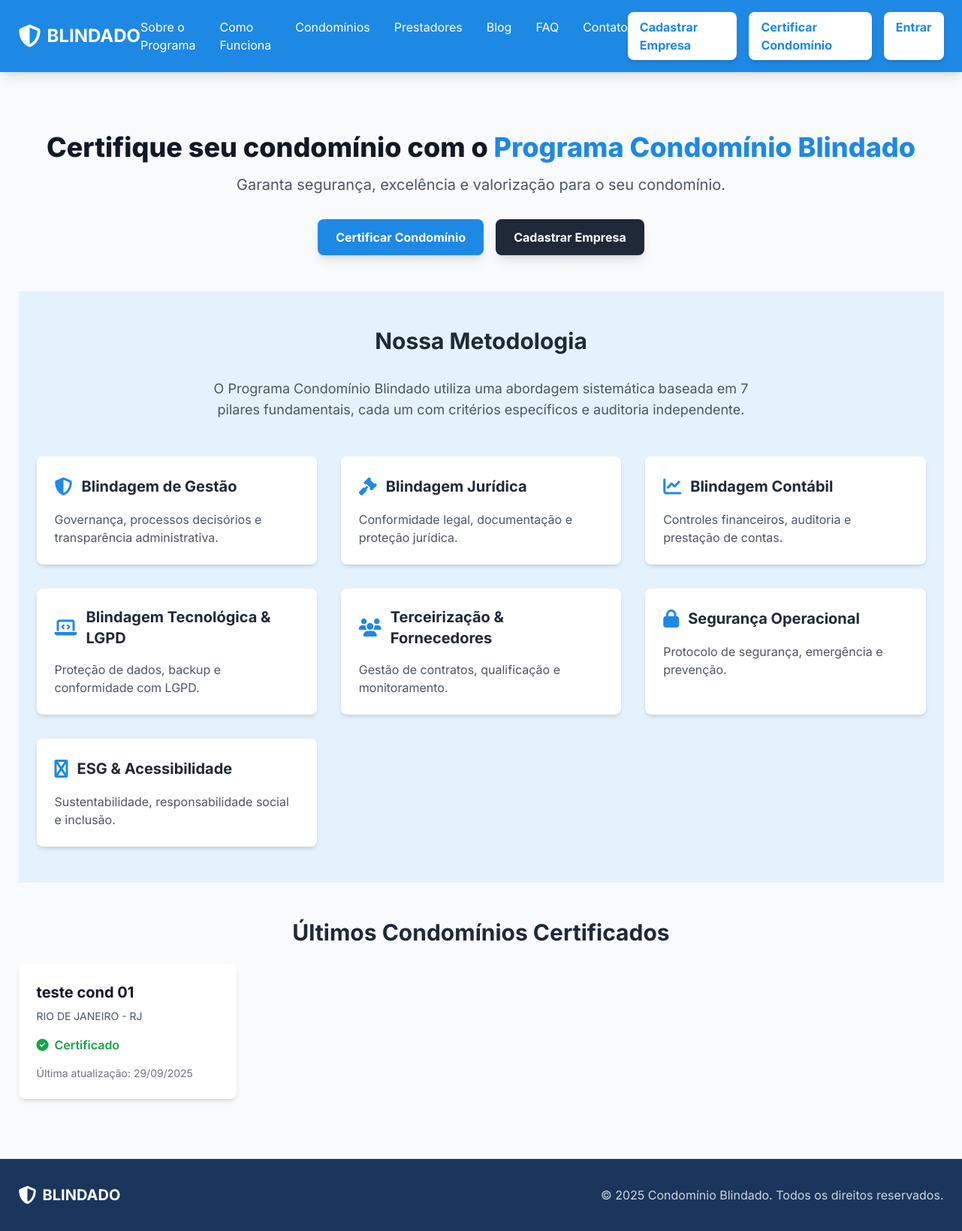
Before: / with the older database file.
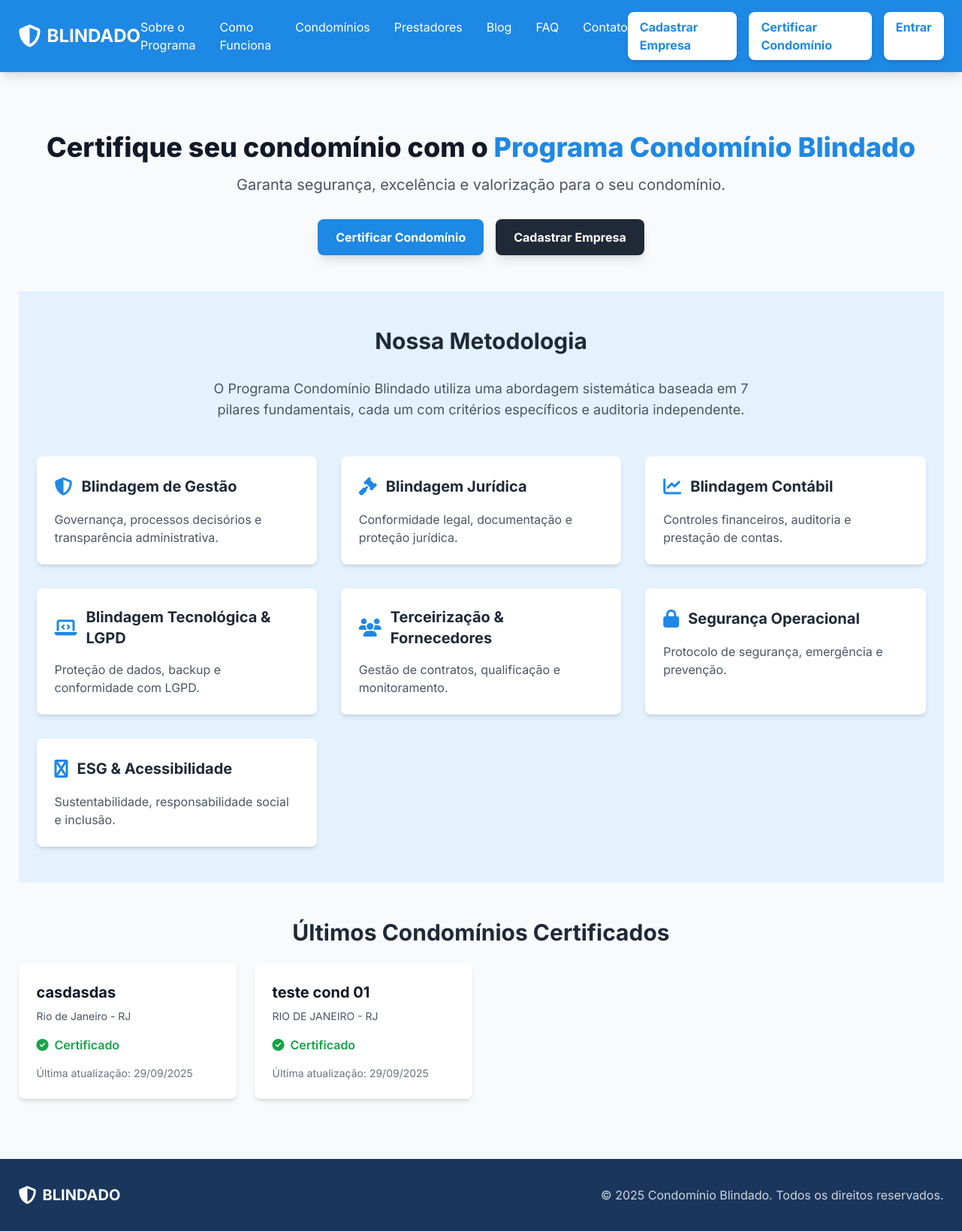
After: the same page with the newer database file.
### models.py (models this page shows, shortened)
class Condominio(db.Model):
    id = db.Column(db.Integer, primary_key=True)
    nome = db.Column(db.String(200), nullable=False)
    cnpj = db.Column(db.String(18), nullable=False)
    tipo = db.Column(db.String(50))
    unidades = db.Column(db.Integer)
    cep = db.Column(db.String(9))
    endereco = db.Column(db.String(200))
    cidade = db.Column(db.String(100))
    estado = db.Column(db.String(2))
    contato_nome = db.Column(db.String(100))
    email = db.Column(db.String(100))
    telefone = db.Column(db.String(20))
    whatsapp = db.Column(db.String(20))
    nivel = db.Column(db.String(50))
    objetivo = db.Column(db.Text)
    observacoes = db.Column(db.Text)
    progress = db.Column(db.Integer, default=0)
    pdf_filename = db.Column(db.String(300))
    status = db.Column(db.String(20), default="pendente")
    email_verified = db.Column(db.Boolean, default=False)
    created_at = db.Column(db.DateTime, default=datetime.utcnow)
    password_hash = db.Column(db.String(128), nullable=True)
    needs_password_change = db.Column(db.Boolean, default=False)

### app.py (the view)
@app.route("/")
def index():
    try:
        condominios = Condominio.query.filter_by(status="aprovado").order_by(Condominio.created_at.desc()).limit(8).all()
    except Exception as e:
        print(f"Erro ao carregar condomínios: {e}")
        condominios = []
    return render_template("index.html", condominios=condominios)

### templates/index.html (shortened to what this page needs)
{% extends "base.html" %}
{% block content %}
    <div class="text-center py-12">
        <h1 class="text-4xl font-extrabold text-gray-900 mb-4">Certifique seu condomínio com o <span class="text-blindado-blue">Programa Condomínio Blindado</span></h1>
        <p class="text-xl text-gray-600 max-w-2xl mx-auto mb-8">
            Garanta segurança, excelência e valorização para o seu condomínio.
        </p>
        <div class="mt-8 flex justify-center space-x-4">
            <a href="{{ url_for('certificar_condominio') }}" class="bg-blindado-blue text-white font-bold py-3 px-6 rounded-lg shadow-lg hover:bg-blue-700 transition duration-300">
                Certificar Condomínio
            </a>
            <a href="{{ url_for('cadastrar_empresa') }}" class="bg-gray-800 text-white font-bold py-3 px-6 rounded-lg shadow-lg hover:bg-gray-900 transition duration-300">
                Cadastrar Empresa
            </a>
        </div>
    </div>
    <div class="py-12 bg-blindado-light-blue">
        <div class="container mx-auto px-6">
            <h2 class="text-3xl font-bold text-center text-gray-800 mb-8">Nossa Metodologia</h2>
            <p class="text-lg text-gray-600 text-center max-w-3xl mx-auto mb-12">
                O Programa Condomínio Blindado utiliza uma abordagem sistemática baseada em 7 pilares fundamentais, cada um com critérios específicos e auditoria independente.
            </p>
            <div class="grid grid-cols-1 md:grid-cols-2 lg:grid-cols-3 gap-8">
                <div class="bg-white p-6 rounded-lg shadow-md hover:shadow-lg transition-shadow duration-300">
                    <div class="flex items-center mb-4">
                        <i class="fas fa-shield-alt text-blindado-blue text-2xl mr-3"></i>
                        <h3 class="text-xl font-bold text-gray-800">Blindagem de Gestão</h3>
                    </div>
                    <p class="text-gray-600">Governança, processos decisórios e transparência administrativa.</p>
                </div>
                <div class="bg-white p-6 rounded-lg shadow-md hover:shadow-lg transition-shadow duration-300">
                    <div class="flex items-center mb-4">
                        <i class="fas fa-gavel text-blindado-blue text-2xl mr-3"></i>
                        <h3 class="text-xl font-bold text-gray-800">Blindagem Jurídica</h3>
                    </div>
                    <p class="text-gray-600">Conformidade legal, documentação e proteção jurídica.</p>
                </div>
                <div class="bg-white p-6 rounded-lg shadow-md hover:shadow-lg transition-shadow duration-300">
                    <div class="flex items-center mb-4">
                        <i class="fas fa-chart-line text-blindado-blue text-2xl mr-3"></i>
                        <h3 class="text-xl font-bold text-gray-800">Blindagem Contábil</h3>
                    </div>
                    <p class="text-gray-600">Controles financeiros, auditoria e prestação de contas.</p>
                </div>
                <div class="bg-white p-6 rounded-lg shadow-md hover:shadow-lg transition-shadow duration-300">
                    <div class="flex items-center mb-4">
                        <i class="fas fa-laptop-code text-blindado-blue text-2xl mr-3"></i>
                        <h3 class="text-xl font-bold text-gray-800">Blindagem Tecnológica & LGPD</h3>
                    </div>
                    <p class="text-gray-600">Proteção de dados, backup e conformidade com LGPD.</p>
                </div>
                <div class="bg-white p-6 rounded-lg shadow-md hover:shadow-lg transition-shadow duration-300">
                    <div class="flex items-center mb-4">
                        <i class="fas fa-users text-blindado-blue text-2xl mr-3"></i>
                        <h3 class="text-xl font-bold text-gray-800">Terceirização & Fornecedores</h3>
                    </div>
                    <p class="text-gray-600">Gestão de contratos, qualificação e monitoramento.</p>
                </div>
                <div class="bg-white p-6 rounded-lg shadow-md hover:shadow-lg transition-shadow duration-300">
                    <div class="flex items-center mb-4">
                        <i class="fas fa-lock text-blindado-blue text-2xl mr-3"></i>
                        <h3 class="text-xl font-bold text-gray-800">Segurança Operacional</h3>
                    </div>
                    <p class="text-gray-600">Protocolo de segurança, emergência e prevenção.</p>
                </div>
                <div class="bg-white p-6 rounded-lg shadow-md hover:shadow-lg transition-shadow duration-300">
                    <div class="flex items-center mb-4">
                        <i class="fas fa-accessible-icon text-blindado-blue text-2xl mr-3"></i>
                        <h3 class="text-xl font-bold text-gray-800">ESG & Acessibilidade</h3>
                    </div>
                    <p class="text-gray-600">Sustentabilidade, responsabilidade social e inclusão.</p>
                </div>
            </div>
        </div>
    </div>
    <div class="py-12">
        <h2 class="text-3xl font-bold text-gray-800 mb-6 text-center">Últimos Condomínios Certificados</h2>
        {% if condominios %}
            <div class="grid grid-cols-1 sm:grid-cols-2 md:grid-cols-3 lg:grid-cols-4 gap-6">
                {% for c in condominios %}
                    <div class="bg-white p-6 rounded-lg shadow-md hover:shadow-xl transition-shadow duration-300">
                        <h3 class="text-xl font-bold text-gray-900 mb-2">{{ c.nome }}</h3>
                        <p class="text-sm text-gray-600 mb-4">{{ c.cidade }} - {{ c.estado }}</p>
                        <div class="flex items-center text-green-600">
                            <i class="fas fa-check-circle mr-2"></i>
                            <span class="font-semibold">Certificado</span>
                        </div>
                        <p class="text-sm mt-4 text-gray-500">Última atualização: {{ c.created_at.strftime('%d/%m/%Y') }}</p>
                    </div>
                {% endfor %}
            </div>
        {% else %}
            <div class="bg-white p-6 rounded-lg text-center text-gray-500">
                Nenhum condomínio certificado encontrado.
            </div>
        {% endif %}
    </div>
{% endblock %}

### templates/base.html (shortened to what this page needs)
<!DOCTYPE html>
<html lang="pt-br">
<head>
    <script src="https://cdn.tailwindcss.com"></script>
    <link rel="stylesheet" href="https://cdnjs.cloudflare.com/ajax/libs/font-awesome/6.4.0/css/all.min.css">
</head>
<body class="flex flex-col min-h-screen">
    <header class="bg-blindado-blue text-white shadow-lg">
        <nav class="container mx-auto px-6 py-4">
            <div class="flex justify-between items-center">
                <a href="{{ url_for('index') }}" class="flex items-center space-x-2">
                    <i class="fas fa-shield-alt text-3xl"></i>
                    <span class="text-2xl font-bold">BLINDADO</span>
                </a>
                <div class="hidden md:flex space-x-8">
                    <a href="#" class="hover:text-blindado-light-blue transition duration-300">Sobre o Programa</a>
                    <a href="#" class="hover:text-blindado-light-blue transition duration-300">Como Funciona</a>
                    <a href="#" class="hover:text-blindado-light-blue transition duration-300">Condomínios</a>
                    <a href="#" class="hover:text-blindado-light-blue transition duration-300">Prestadores</a>
                    <a href="#" class="hover:text-blindado-light-blue transition duration-300">Blog</a>
                    <a href="#" class="hover:text-blindado-light-blue transition duration-300">FAQ</a>
                    <a href="#" class="hover:text-blindado-light-blue transition duration-300">Contato</a>
                </div>
                <div class="flex space-x-4">
                    <a href="{{ url_for('cadastrar_empresa') }}" class="bg-white text-blindado-blue font-bold py-2 px-4 rounded-lg shadow-md hover:bg-gray-100 transition duration-300">
                        Cadastrar Empresa
                    </a>
                    <a href="{{ url_for('certificar_condominio') }}" class="bg-white text-blindado-blue font-bold py-2 px-4 rounded-lg shadow-md hover:bg-gray-100 transition duration-300">
                        Certificar Condomínio
                    </a>
                    <a href="{{ url_for('login') }}" class="bg-white text-blindado-blue font-bold py-2 px-4 rounded-lg shadow-md hover:bg-gray-100 transition duration-300">
                        Entrar
                    </a>
                </div>
            </div>
        </nav>
    </header>
    <main class="container mx-auto px-6 py-8 flex-grow">
        {% block content %}{% endblock %}
    </main>
    <footer class="bg-blindado-dark text-white py-8">
        <div class="container mx-auto px-6">
            <div class="flex flex-col md:flex-row justify-between items-center">
                <div class="flex items-center space-x-2">
                    <i class="fas fa-shield-alt text-2xl"></i>
                    <span class="text-xl font-bold">BLINDADO</span>
                </div>
                <div class="mt-4 md:mt-0">
                    <p class="text-gray-300">© 2025 Condomínio Blindado. Todos os direitos reservados.</p>
                </div>
            </div>
        </div>
    </footer>
</body>
</html>

### templates/base.html (style rules this page uses)
body { font-family: 'Inter', sans-serif; background-color: #f8fafc; }
.bg-blindado-blue { background-color: #1e88e5; }
.bg-blindado-light-blue { background-color: #e3f2fd; }
.bg-blindado-dark { background-color: #1a365d; }
.text-blindado-blue { color: #1e88e5; }

Changed rows visible on the page:
added Condominio: nome "casdasdas", cidade "Rio de Janeiro", estado "RJ", created_at "29/09/2025"
